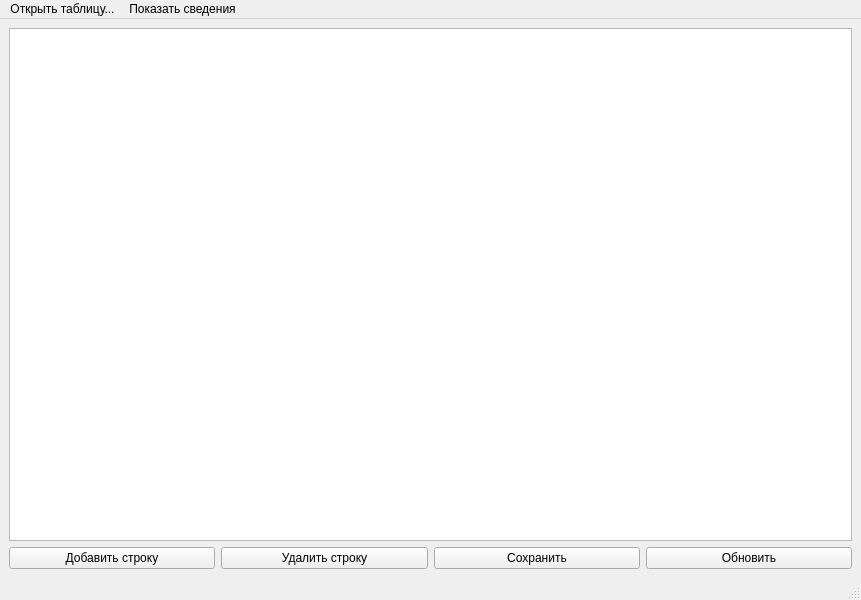
<?xml version="1.0" encoding="UTF-8"?>
<ui version="4.0">
 <class>MainWindow</class>
 <widget class="QMainWindow" name="MainWindow">
  <property name="geometry">
   <rect>
    <x>0</x>
    <y>0</y>
    <width>861</width>
    <height>600</height>
   </rect>
  </property>
  <property name="windowTitle">
   <string>База данных</string>
  </property>
  <widget class="QWidget" name="centralwidget">
   <layout class="QVBoxLayout" name="verticalLayout">
    <item>
     <widget class="QTableView" name="tableView"/>
    </item>
    <item>
     <layout class="QGridLayout" name="gridLayout">
      <item row="0" column="3">
       <widget class="QPushButton" name="update">
        <property name="text">
         <string>Обновить</string>
        </property>
       </widget>
      </item>
      <item row="0" column="0">
       <widget class="QPushButton" name="addRow">
        <property name="text">
         <string>Добавить строку</string>
        </property>
       </widget>
      </item>
      <item row="0" column="1">
       <widget class="QPushButton" name="deleteRow">
        <property name="text">
         <string>Удалить строку</string>
        </property>
       </widget>
      </item>
      <item row="0" column="2">
       <widget class="QPushButton" name="save">
        <property name="text">
         <string>Сохранить</string>
        </property>
       </widget>
      </item>
     </layout>
    </item>
   </layout>
  </widget>
  <widget class="QMenuBar" name="menubar">
   <property name="geometry">
    <rect>
     <x>0</x>
     <y>0</y>
     <width>861</width>
     <height>29</height>
    </rect>
   </property>
   <widget class="QMenu" name="menu">
    <property name="title">
     <string>Открыть таблицу...</string>
    </property>
    <addaction name="showShops"/>
    <addaction name="showBases"/>
    <addaction name="showBasesProds"/>
    <addaction name="showDepartments"/>
    <addaction name="showShopProds"/>
    <addaction name="showDepProds"/>
   </widget>
   <widget class="QMenu" name="menu_2">
    <property name="title">
     <string>Показать сведения</string>
    </property>
    <addaction name="prodsOnBase"/>
    <addaction name="prodsOnShop"/>
    <addaction name="prodsOnDep"/>
    <addaction name="managers"/>
    <addaction name="identicalProds"/>
   </widget>
   <addaction name="menu"/>
   <addaction name="menu_2"/>
  </widget>
  <widget class="QStatusBar" name="statusbar"/>
  <action name="showShops">
   <property name="text">
    <string>Магазины</string>
   </property>
  </action>
  <action name="showBases">
   <property name="text">
    <string>Базы</string>
   </property>
  </action>
  <action name="showBasesProds">
   <property name="text">
    <string>Товары баз</string>
   </property>
  </action>
  <action name="showDepartments">
   <property name="text">
    <string>Отделы</string>
   </property>
  </action>
  <action name="showShopProds">
   <property name="text">
    <string>Товары магазинов</string>
   </property>
  </action>
  <action name="showDepProds">
   <property name="text">
    <string>Товары отделов</string>
   </property>
  </action>
  <action name="prodsOnBase">
   <property name="text">
    <string>О товарах на базе</string>
   </property>
  </action>
  <action name="prodsOnShop">
   <property name="text">
    <string>О товарах в магазине</string>
   </property>
  </action>
  <action name="prodsOnDep">
   <property name="text">
    <string>О товарах в отделе</string>
   </property>
  </action>
  <action name="managers">
   <property name="text">
    <string>О заведующих</string>
   </property>
  </action>
  <action name="identicalProds">
   <property name="text">
    <string>О одинаковых товарах в магазине</string>
   </property>
  </action>
 </widget>
 <resources/>
 <connections/>
</ui>
